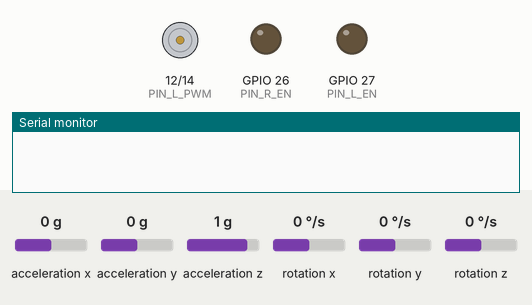
This sketch was run on a simulated ESP32. Shown: motor-driver pin pairs drawn as motors (green arrow = first pin HIGH = forward, orange = second pin HIGH = backward, longer = more drive), output pins drawn as LEDs (lit = HIGH), the last lines printed to the serial monitor. Wiring (inferred from the names in the program): MPU-6050 motion sensor at I2C address 0x68. The inputs (shaded band) are chosen by the test bench; at power-on: acceleration x 0 g, acceleration y 0 g, acceleration z 1 g, rotation x 0 °/s, rotation y 0 °/s, rotation z 0 °/s.

Above: at 0.0 s.
At 1.6 s:
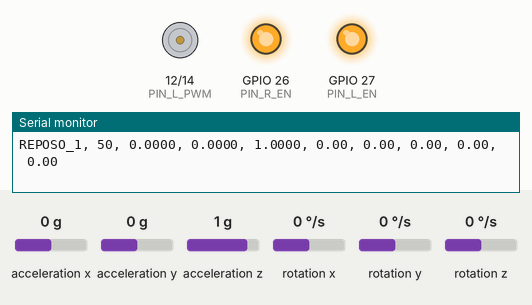
At 4.6 s:
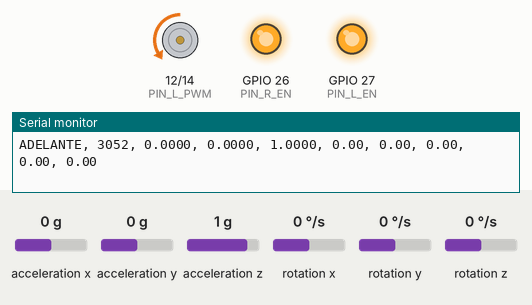
At 11.6 s:
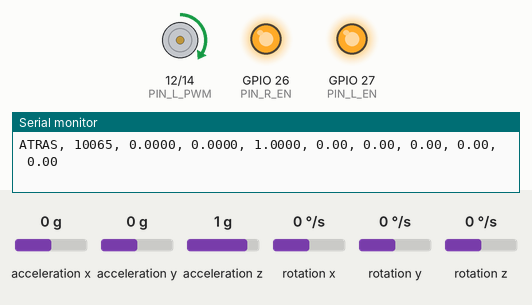
Timing chart, 0 to 18.0 s (numbered marks = the images above):
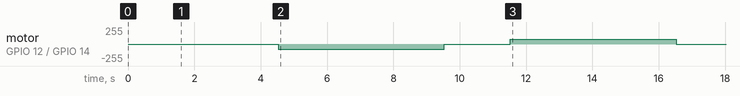

Measured:
- by itself, motor on GPIO 12 (PIN_L_PWM) / GPIO 14 (PIN_R_PWM): stopped → backward 75/255 at 4.5 s, → stopped 5.0 s later, → forward 75/255 2.0 s later, → stopped 5.0 s later

The sketch:

test_mpu6050.ino
```cpp
/*
 * ============================================================
 *  TEST: Sensor MPU6050 (GY-521) sobre Carro Móvil
 *  Proyecto Péndulo Invertido — Fase 3
 * ============================================================
 *
 *  Objetivo:
 *    Verificar funcionamiento del MPU6050 en I2C Bus 0,
 *    leer aceleración (3 ejes), giroscopio (3 ejes),
 *    calcular pitch y roll con filtro complementario,
 *    y registrar datos mientras el carro se mueve por la pista.
 *
 *  Hardware:
 *    - ESP32-WROOM-32 DevKitC
 *    - MPU6050 (GY-521) montado sobre el carro móvil
 *    - Motor DC + BTS7960 H-Bridge
 *
 *  Conexión MPU6050:
 *    VCC → 3V3
 *    GND → GND
 *    SCL → GPIO 22 (I2C Bus 0, compartido con AS5600 #1)
 *    SDA → GPIO 21 (I2C Bus 0, compartido con AS5600 #1)
 *    AD0 → GND (dirección = 0x68)
 *
 *  Conexión Motor BTS7960:
 *    R_EN  → GPIO 26
 *    L_EN  → GPIO 27
 *    R_PWM → GPIO 14 (LEDC CH0, 25 kHz 10-bit)
 *    L_PWM → GPIO 12 (LEDC CH1, 25 kHz 10-bit)
 *
 *  Distribución I2C (nueva, post Fase 3):
 *    Bus 0 (GPIO 21/22): AS5600 #1 (0x36) + MPU6050 (0x68)
 *    Bus 1 (GPIO 18/19): AS5600 #2 (0x36) + OLED (0x3C)
 *
 *  Secuencia de prueba:
 *    1. Reposo 3 s (establishment baseline)
 *    2. Motor adelante PWM=300 por 5 s
 *    3. Parar 2 s
 *    4. Motor atrás PWM=300 por 5 s
 *    5. Parar (fin de prueba)
 *
 *  Salida Serial CSV (115200 baud, cada 50 ms):
 *    tiempo_ms, ax, ay, az, gx, gy, gz, pitch, roll
 *
 *  Nota: Este script usa lectura raw + filtro complementario.
 *        No usa el DMP del MPU6050 para mantener simplicidad.
 *
 * ============================================================
 */

#include <Arduino.h>
#include <Wire.h>

// ============================================================
// I2C Bus 0 — MPU6050
// ============================================================
#define SDA_PIN  21
#define SCL_PIN  22
#define MPU6050_ADDR 0x68

// ============================================================
// Pines — Motor BTS7960
// ============================================================
#define PIN_R_EN   26
#define PIN_L_EN   27
#define PIN_R_PWM  14
#define PIN_L_PWM  12

// ============================================================
// Configuración PWM (LEDC)
// ============================================================
#define PWM_FREQ        25000
#define PWM_RESOLUTION  10
#define LEDC_CH_R       0
#define LEDC_CH_L       1

// ============================================================
// Tiempos de prueba (ms)
// ============================================================
#define PHASE_REST1      3000   // Reposo inicial
#define PHASE_FWD        5000   // Adelante
#define PHASE_REST2      2000   // Pausa
#define PHASE_REV        5000   // Atrás
// Después de REV, motor se detiene y se sigue imprimiendo

#define MOTOR_PWM_TEST   300    // PWM para la prueba
#define MPU_SAMPLE_MS    50     // Muestreo MPU6050 (20 Hz)

// ============================================================
// Constantes MPU6050
// ============================================================
#define ACCEL_SCALE  16384.0f   // LSB/g para ±2g
#define GYRO_SCALE   131.0f     // LSB/(°/s) para ±250°/s
#define RAD_TO_DEG   57.2957795f

// ============================================================
// Filtro complementario
// ============================================================
#define ALPHA  0.98f  // Peso del giroscopio

// ============================================================
// Variables
// ============================================================
float ax, ay, az;         // Aceleración en g
float gx, gy, gz;         // Velocidad angular en °/s
float pitch = 0.0f;       // Ángulo pitch (filtro complementario)
float roll  = 0.0f;       // Ángulo roll (filtro complementario)

unsigned long lastSampleTime = 0;
unsigned long testStartTime  = 0;
bool testFinished = false;

// Fases de la prueba
enum TestPhase {
    PH_REST1,
    PH_FWD,
    PH_REST2,
    PH_REV,
    PH_DONE
};
TestPhase currentPhase = PH_REST1;

// ============================================================
// Funciones del motor (BTS7960)
// ============================================================
void motorAdelante(int pwm) {
    ledcWrite(LEDC_CH_L, 0);
    ledcWrite(LEDC_CH_R, pwm);
}

void motorAtras(int pwm) {
    ledcWrite(LEDC_CH_R, 0);
    ledcWrite(LEDC_CH_L, pwm);
}

void motorFreno() {
    ledcWrite(LEDC_CH_R, 0);
    ledcWrite(LEDC_CH_L, 0);
}

// ============================================================
// Inicializar MPU6050
// ============================================================
bool initMPU6050() {
    // Despertar MPU6050 (PWR_MGMT_1, clock = PLL con X gyro)
    Wire.beginTransmission(MPU6050_ADDR);
    Wire.write(0x6B);  // PWR_MGMT_1
    Wire.write(0x01);  // Clock PLL X gyro, no sleep
    if (Wire.endTransmission(true) != 0) return false;

    // Configurar acelerómetro ±2g
    Wire.beginTransmission(MPU6050_ADDR);
    Wire.write(0x1C);  // ACCEL_CONFIG
    Wire.write(0x00);  // ±2g
    Wire.endTransmission(true);

    // Configurar giroscopio ±250°/s
    Wire.beginTransmission(MPU6050_ADDR);
    Wire.write(0x1B);  // GYRO_CONFIG
    Wire.write(0x00);  // ±250°/s
    Wire.endTransmission(true);

    // Configurar DLPF (Digital Low Pass Filter) a ~44 Hz
    Wire.beginTransmission(MPU6050_ADDR);
    Wire.write(0x1A);  // CONFIG
    Wire.write(0x03);  // DLPF_CFG = 3 → ~44 Hz accel, ~42 Hz gyro
    Wire.endTransmission(true);

    return true;
}

// ============================================================
// Leer 6 ejes del MPU6050
// ============================================================
bool readMPU6050() {
    Wire.beginTransmission(MPU6050_ADDR);
    Wire.write(0x3B);  // Registro ACCEL_XOUT_H
    if (Wire.endTransmission(false) != 0) return false;

    Wire.requestFrom((uint8_t)MPU6050_ADDR, (uint8_t)14, (uint8_t)true);
    if (Wire.available() < 14) return false;

    // Acelerómetro (raw)
    int16_t ax_raw = (Wire.read() << 8) | Wire.read();
    int16_t ay_raw = (Wire.read() << 8) | Wire.read();
    int16_t az_raw = (Wire.read() << 8) | Wire.read();

    // Temperatura (raw) — leemos pero no usamos
    Wire.read(); Wire.read();

    // Giroscopio (raw)
    int16_t gx_raw = (Wire.read() << 8) | Wire.read();
    int16_t gy_raw = (Wire.read() << 8) | Wire.read();
    int16_t gz_raw = (Wire.read() << 8) | Wire.read();

    // Convertir a unidades físicas
    ax = ax_raw / ACCEL_SCALE;  // g
    ay = ay_raw / ACCEL_SCALE;
    az = az_raw / ACCEL_SCALE;
    gx = gx_raw / GYRO_SCALE;   // °/s
    gy = gy_raw / GYRO_SCALE;
    gz = gz_raw / GYRO_SCALE;

    return true;
}

// ============================================================
// Calcular pitch y roll con filtro complementario
// ============================================================
void updateOrientation(float dt) {
    // Ángulos del acelerómetro (solo válidos si no hay aceleración lineal)
    float accelPitch = atan2(ax, sqrt(ay * ay + az * az)) * RAD_TO_DEG;
    float accelRoll  = atan2(ay, sqrt(ax * ax + az * az)) * RAD_TO_DEG;

    // Filtro complementario
    pitch = ALPHA * (pitch + gy * dt) + (1.0f - ALPHA) * accelPitch;
    roll  = ALPHA * (roll  + gx * dt) + (1.0f - ALPHA) * accelRoll;
}

// ============================================================
// Nombre de la fase actual
// ============================================================
const char* getPhaseName() {
    switch (currentPhase) {
        case PH_REST1: return "REPOSO_1";
        case PH_FWD:   return "ADELANTE";
        case PH_REST2: return "REPOSO_2";
        case PH_REV:   return "ATRAS";
        case PH_DONE:  return "FIN";
        default:       return "???";
    }
}

// ============================================================
// Setup
// ============================================================
void setup() {
    Serial.begin(115200);
    delay(1500);

    // I2C Bus 0
    Wire.begin(SDA_PIN, SCL_PIN);
    Wire.setClock(400000);  // 400 kHz fast mode

    // Motor — Enable
    pinMode(PIN_R_EN, OUTPUT);
    pinMode(PIN_L_EN, OUTPUT);
    digitalWrite(PIN_R_EN, HIGH);
    digitalWrite(PIN_L_EN, HIGH);

    // Motor — PWM (LEDC)
    ledcSetup(LEDC_CH_R, PWM_FREQ, PWM_RESOLUTION);
    ledcSetup(LEDC_CH_L, PWM_FREQ, PWM_RESOLUTION);
    ledcAttachPin(PIN_R_PWM, LEDC_CH_R);
    ledcAttachPin(PIN_L_PWM, LEDC_CH_L);
    motorFreno();

    // MPU6050
    Serial.println("=============================================================");
    Serial.println("  TEST: MPU6050 (GY-521) sobre Carro Movil");
    Serial.println("  I2C Bus 0 (GPIO 21/22) | Dir: 0x68 | +-2g / +-250 deg/s");
    Serial.println("  Motor BTS7960 | PWM prueba: 300 (10-bit)");
    Serial.println("=============================================================");
    Serial.println();

    if (!initMPU6050()) {
        Serial.println("ERROR: No se pudo inicializar MPU6050!");
        Serial.println("Verifica conexiones: SDA→GPIO21, SCL→GPIO22, AD0→GND");
        while (true) { delay(1000); }
    }

    Serial.println("MPU6050 inicializado correctamente.");
    Serial.println();

    // Encabezado CSV
    Serial.println("fase, tiempo_ms, ax_g, ay_g, az_g, gx_dps, gy_dps, gz_dps, pitch_deg, roll_deg");

    // Inicializar tiempos
    testStartTime  = millis();
    lastSampleTime = millis();
    currentPhase   = PH_REST1;
}

// ============================================================
// Loop
// ============================================================
void loop() {
    unsigned long now = millis();
    unsigned long elapsed = now - testStartTime;

    // --- Gestión de fases ---
    if (!testFinished) {
        unsigned long totalRest1 = PHASE_REST1;
        unsigned long totalFwd   = totalRest1 + PHASE_FWD;
        unsigned long totalRest2 = totalFwd   + PHASE_REST2;
        unsigned long totalRev   = totalRest2 + PHASE_REV;

        TestPhase newPhase = currentPhase;

        if (elapsed < totalRest1) {
            newPhase = PH_REST1;
        } else if (elapsed < totalFwd) {
            newPhase = PH_FWD;
        } else if (elapsed < totalRest2) {
            newPhase = PH_REST2;
        } else if (elapsed < totalRev) {
            newPhase = PH_REV;
        } else {
            newPhase = PH_DONE;
        }

        // Transición de fase
        if (newPhase != currentPhase) {
            currentPhase = newPhase;
            switch (currentPhase) {
                case PH_REST1: motorFreno();                   break;
                case PH_FWD:   motorAdelante(MOTOR_PWM_TEST);  break;
                case PH_REST2: motorFreno();                   break;
                case PH_REV:   motorAtras(MOTOR_PWM_TEST);     break;
                case PH_DONE:
                    motorFreno();
                    testFinished = true;
                    Serial.println();
                    Serial.println("=== PRUEBA FINALIZADA ===");
                    Serial.println("Datos impresos en formato CSV.");
                    Serial.println("Copiar y pegar en archivo .csv para graficar.");
                    break;
            }
        }
    }

    // --- Muestreo MPU6050 ---
    if ((now - lastSampleTime) >= MPU_SAMPLE_MS && !testFinished) {
        float dt = (now - lastSampleTime) / 1000.0f;
        lastSampleTime = now;

        if (readMPU6050()) {
            updateOrientation(dt);

            // Imprimir CSV
            Serial.printf("%s, %lu, %.4f, %.4f, %.4f, %.2f, %.2f, %.2f, %.2f, %.2f\n",
                          getPhaseName(),
                          elapsed,
                          ax, ay, az,
                          gx, gy, gz,
                          pitch, roll);
        }
    }
}
```
